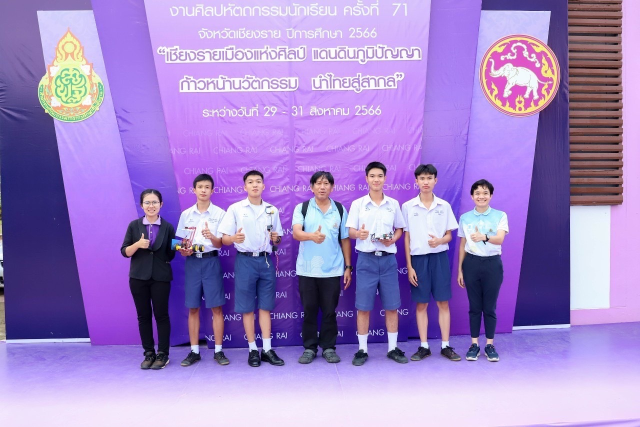
#> input picture image/Robot.jpg, 1280 x 854 px, found by its file name (shown at 1/2 size)
$ python Basic13.py
#> lines starting #> are read from the running program, lines starting #| are printed output that depends on the picture; after the words box and inside, x2 and y2 are one past the last pixel; in counts of white or black regions, pixels touching at a corner belong together
import cv2

#อ่านภาพ

img = cv2.imread("image/Robot.jpg")
#> img is the input picture: shape (854, 1280, 3); mean B, G, R 198.6, 134.2, 161.7

# การกำหนดขนาด
imgresize = cv2.resize(img,(700,700))
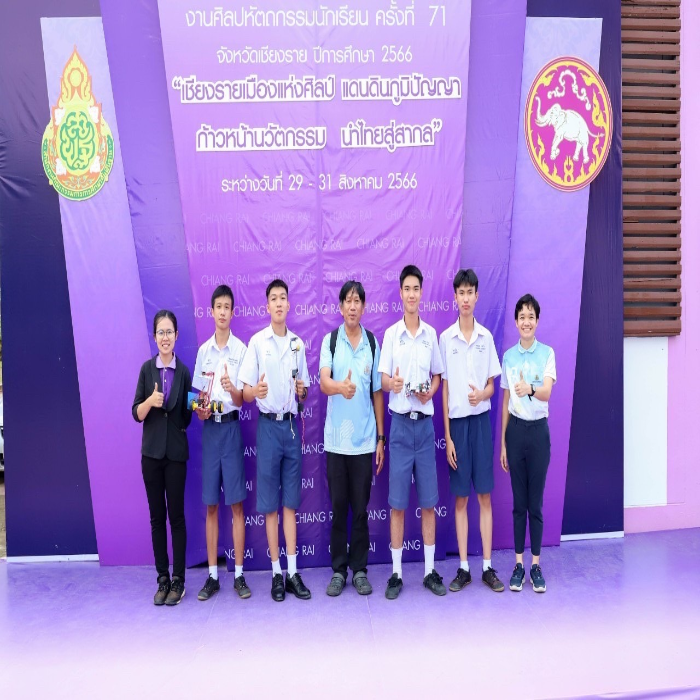
#> imgresize: shape (700, 700, 3); mean B, G, R 198.5, 134, 161.6

# วาดภาพบนข้อความ
# putText(ภาพ,ข้อความ,พิกัดที่จะเเสดงข้อความ (x,y),font,ขนาดข้อความ,Color,ความหนา)
cv2.putText(imgresize,"Robot",(100,100),cv2.FONT_HERSHEY_SCRIPT_SIMPLEX,1,(0,0,0),cv2.LINE_4)
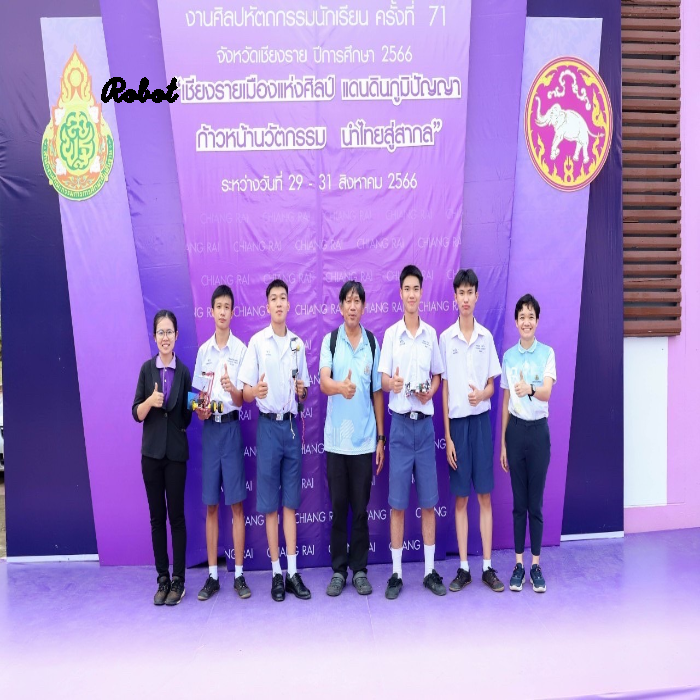
#> imgresize: shape (700, 700, 3); 0.24% of pixels changed, all inside (x1, y1, x2, y2) = (101, 77, 179, 103)


cv2.imshow("Output",imgresize)
cv2.waitKey(0)
cv2.destroyAllWindows()

$ run again, with image/Love.jpg copied over image/Robot.jpg
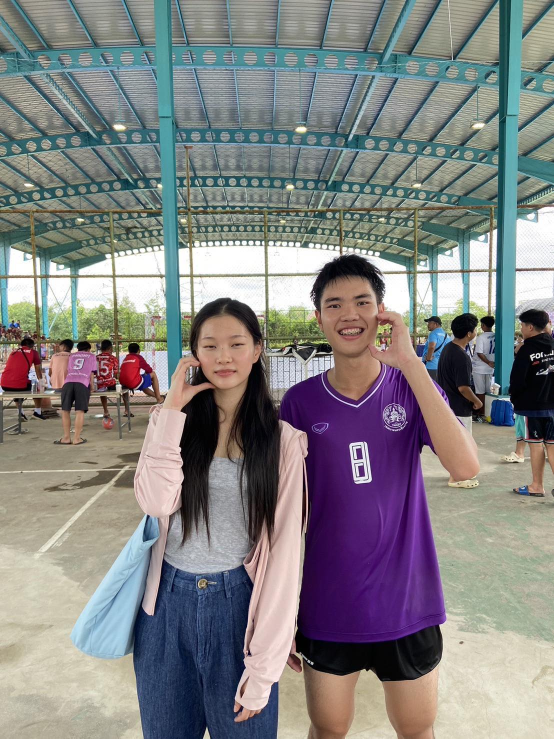
#> input picture image/Love.jpg, 1108 x 1477 px, found by its file name (shown at 1/2 size)
#> img is the input picture: shape (1477, 1108, 3); mean B, G, R 130.9, 130.4, 131
#> `imgresize = cv2.resize(img,(700,700))`:
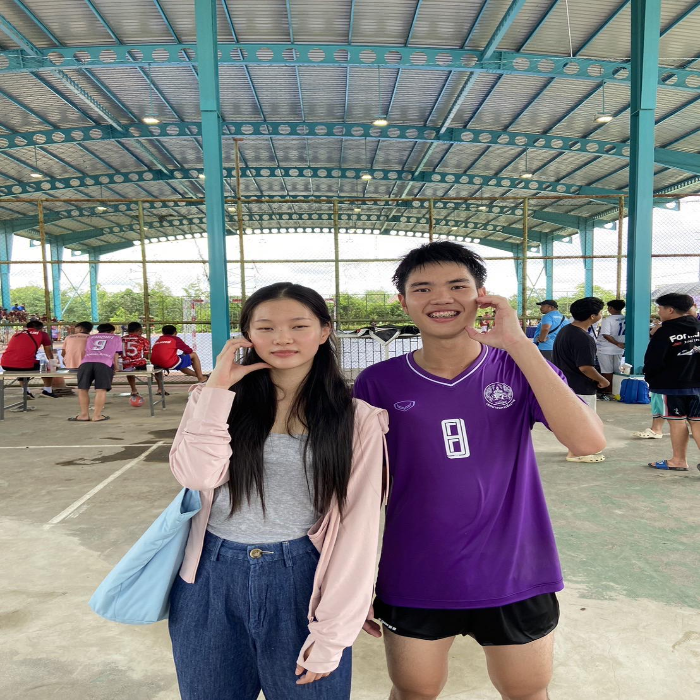
#> imgresize: shape (700, 700, 3); mean B, G, R 130.8, 130.3, 130.9
#> `cv2.putText(imgresize,"Robot",(100,100),cv2.FONT_HERSHEY_SCRIPT_SIMPLE..`:
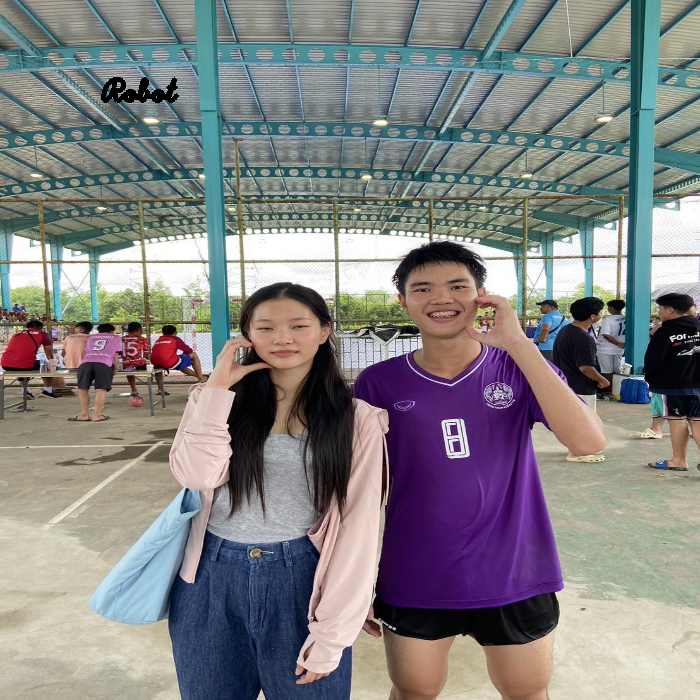
#> imgresize: shape (700, 700, 3); 0.24% of pixels changed, all inside (x1, y1, x2, y2) = (101, 77, 179, 103)
